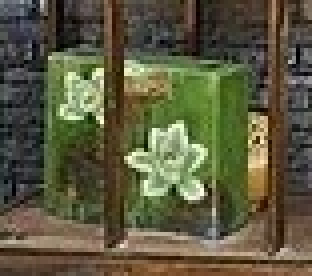
%> input picture code/FlowerBox.jpg, 78 x 69 px (shown 4 times larger)
$ octave SpecDemo.m   (GNU Octave 9; MATLAB toolbox functions it lacks are replaced by stand-ins)
%> lines starting %> are read from the running program, lines starting %| are printed output that depends on the picture
### code/normalize_image.m
function image = normalize_image(Im)
% Normalize image
image = double(Im);
image = image-min(image(:));
image = image/max(image(:));
image = image - mean(image(:));
end

### code/ChamProj.m
function res = ChamProj(f, lambda, params, PrevData)
%% Solves E(u) = J_TV(u) + Lambda/2 * ||u - f||^2
% This function evolves an image u[n] to u[n+1] based on a simple
% gradient descent method, using the functional:
%% input: f - input image; lambda - ratio between energies;
%% output: u - processed image;
%% example: u = AHMOD(f,lambda)

% parse inputs and defaults
if ~exist('params','var'), params=struct(); end
if ~isfield(params,'SmoothParam')
    params.SmoothParam.Derv_HWinSize = 3;
    params.SmoothParam.Derv_Sigma = 1.5;
    params.SmoothParam.ST_HWinSize = 3;
    params.SmoothParam.ST_Sigma = 1.5;
end
if ~isfield(params,'print'), params.print = 0; end
if ~isfield(params,'numIterations'), params.numIterations = 1000; end
if ~isfield(params,'TransformType'), params.TransformType = 'TV'; end
if ~isfield(params,'k'), params.k = 1; end
if ~isfield(params,'tau'), params.tau = 0.2; end
if ~isfield(params,'A') && ~strcmp(params.TransformType,'TV'), params.A = CalcA(f, params.k, params.SmoothParam); end

% code inits
[ny,nx]=size(f);
u = zeros(ny,nx);
if exist('PrevData') && isfield(PrevData,'px') && isfield(PrevData,'py')
	q = cat(3,PrevData.px,PrevData.py);
else
    q = zeros(ny,nx,2);
end

% algo inits
absVector = @(v) sqrt(sum(v.^2,3));
if strcmp(params.TransformType,'TV')
    grad_func = @ (u) grad(u);
    div_func = @ (q) div(q);
else
    grad_func = @ (u) gradA(params.A, u);
    div_func = @ (q) divA(params.A, q);
end
tau = params.tau;
lami=1/lambda;  % here the algorithm works with inverse of lambda

% epsilon1 = 1e-5;
% if (max(f(:))-min(f(:)))< epsilon1, params.numIterations = 100; end

for i=1:params.numIterations
    divP = div_func(q);
    G = grad_func(divP - f/lami);
    aG = absVector(G);
    q(:,:,1) = (q(:,:,1) + tau*G(:,:,1))./(1+tau*aG);
    q(:,:,2) = (q(:,:,2) + tau*G(:,:,2))./(1+tau*aG);
end

u_prev = f-lami*divP;
u=f-lami*div_func(q);

res.u = u;
res.lastErr = norm(u-u_prev)/norm(u);
res.PrevData.px = q(:,:,1);
res.PrevData.py = q(:,:,2);
end

### code/spec2D_evolve.m
function XTV = spec2D_evolve(f, Max_time, dt, params, PrevData)
% Computes TV spectrum of an image, returns S, time interval T, Phi(T)
% and residual image f_r (to be added in the reconstruction).
% params is an optional struct specifying numerical method and params
% Example: XTV = spec2D_evolve(f, Max_time, dt)

% parse inputs and defaults
if ~exist('params','var'), params=struct(); end
if ~isfield(params,'TransformType'), params.TransformType = 'TV'; end
if ~isfield(params,'NumericalMethod'), params.NumericalMethod = 'ChambolleProjection'; end
if ~isfield(params,'tau'), params.tau = 0.1; end
if ~isfield(params,'numIterations'), params.numIterations = 5000; end
if ~isfield(params,'UsePrevData'), params.UsePrevData = 1; end
if ~isfield(params,'maxError'), params.maxError = 0; end
if ~isfield(params,'CalcAInside'), params.CalcAInside = 0; end
if ~isfield(params,'scale'), params.scale = 1; end
if ~isfield(params,'k'), params.k = 1; end
if ~isfield(params,'verbose'), params.verbose = 1; end
if ~isfield(params,'SmoothParam')
    params.SmoothParam.Derv_HWinSize = 3;
    params.SmoothParam.Derv_Sigma = 1.5;
    params.SmoothParam.ST_HWinSize = 5;
    params.SmoothParam.ST_Sigma = 2;
end

% code inits
A=[];
Phi = zeros(size(f,1),size(f,2));
Zx = zeros(size(f,1),size(f,2));
Zy = zeros(size(f,1),size(f,2));

% algo inits
scale = params.scale;
mu = 1/(2*dt);
NumIter = round(Max_time/dt);
if strcmp(params.NumericalMethod,'ChambolleProjection')
    NumericalFunction = @ChamProj;
else
    NumericalFunction = @AHMOD;
end
if ~exist('PrevData','var'), PrevData=struct(); end
if ~isfield(PrevData,'Alast') && ~strcmp(params.TransformType,'TV')
    params.A = CalcA( f , params.k, params.SmoothParam);
elseif isfield(PrevData,'Alast')
    params.A = PrevData.Alast;
end
if ~isfield(PrevData,'ulast')
    u0 = f*scale;
else
    u0 = ulast;
end
%%%%%%%%%%%%%%%%%%%%%%%%%%%%%%%%%%%%%%%%%%%%%%%%%%%%%%%%%%%%%

res_first = NumericalFunction(f, 2*mu, params);
if params.UsePrevData
    res = NumericalFunction(res_first.u, 2*mu, params, res_first.PrevData);
else
    res = NumericalFunction(res_first.u, 2*mu, params);
end
u1 = res_first.u;
u2 = res.u;
Zx(:,:,1) = res_first.PrevData.px;
Zy(:,:,1) = res_first.PrevData.py;
Zx(:,:,2) = res.PrevData.px;
Zy(:,:,2) = res.PrevData.py;
u(:,:,1) = u0;
u(:,:,2) = u1;
u(:,:,3) = u2;

% setting waitbar
h = waitbar(0,'Please wait...','Name','Approximating XTV Flow...',...
            'CreateCancelBtn',...
            'setappdata(gcbf,''canceling'',1)');
setappdata(h,'canceling',0)

for i=1:NumIter
    startCyc = tic;
    ddu = (u0+u2-2*u1)/(dt*dt);
    t = i*dt;
    phi = ddu*t;
    Phi(:,:,i) = phi;
    S(i) = sum(abs(phi(:)));
    if (i<NumIter) % not last iteration
        u0=u1;
        u1=u2;
        if params.UsePrevData
            res = NumericalFunction(u2, 2*mu, params, res.PrevData);
        else
            res = NumericalFunction(u2, 2*mu, params);
        end
        u2 = res.u;
        Zx(:,:,i+2) = res.PrevData.px;
        Zy(:,:,i+2) = res.PrevData.py;
        lastErr(i+2) = res.lastErr;
        u(:,:,i+3) = u2;
        if params.CalcAInside == 1
            params.A = CalcA(u2 , params.k, params.SmoothParam);
        end
    end

    if getappdata(h,'canceling')
        NumIter = i;
        break
    end
    TCyc = toc(startCyc);
    rmnTotalTime = (NumIter - i)*TCyc;
    Hours = fix(rmnTotalTime/3600);
    Min = fix(mod(rmnTotalTime,3600)/60);
    Sec = fix(mod(rmnTotalTime,60));
    remainingTimeStr = [num2str(Hours,'%02d') ':' num2str(Min,'%02d') ':' num2str(Sec,'%02d')];
    if params.verbose > 1
        figure(100); plot((1:length(S))*dt,S);title('S(t)');
        figure(101); imagesc(u2);colorbar;title('u(t)');
    end
    waitbar(i/NumIter,h,['Iter ' num2str(i) ' Out of ' num2str(NumIter) '. Remaning Time: ' remainingTimeStr])
end
delete(h)

if params.verbose > 1
    figure(200); plot(lastErr);title('lastErr');
end

f_r = (NumIter+1)*u1-NumIter*u2;  % residual image
T = (1:NumIter)*dt;
% rescale
S = S/scale; Phi = Phi/scale; f_r = f_r/scale;u = u/scale;

for j=1:length(S)
    p(:,:,j) = (u(:,:,j)-u(:,:,j+1))./dt;
end

XTV.S = S;
XTV.T = T;
XTV.Phi = Phi;
XTV.u = u;
XTV.f_r = f_r;
XTV.lastErr = lastErr;
XTV.Zx = Zx;
XTV.Zy = Zy;
XTV.p = p;
XTV.params = params;
XTV.ScaleParam.dt = dt;
XTV.ScaleParam.Max_time = Max_time;
XTV.ScaleParam.NumIter = NumIter;
if exist('A')
    XTV.A = A;
end
end

### code/div.m
function divP = div(P)
    Px = P(:,:,1); Py = P(:,:,2);
	fx = Px-Px(:,[1 1:end-1]); fx(:,1) = Px(:,1); fx(:,end) = -Px(:,end-1);
	fy = Py-Py([1 1:end-1],:); fy(1,:) = Py(1,:); fy(end,:) = -Py(end-1,:);
    divP = fx+fy;
end

### code/grad.m
function dP = grad(P)
	fx = P(:,[2:end end])-P;
	fy = P([2:end end],:)-P;
    dP = cat(3,fx,fy);
end

### code/SpecDemo.m
%% Calculate the Spectrum Transform for the "FlowerBox" image
close('all','force')
clc
% Choose Transform Type
TransformType = 'TV';
% TransformType = 'A2TV';
NumericalMethod = 'ChambolleProjection';
% NumericalMethod = 'ChambollePock';

%% Perform the chosen Spectral Transform
image = normalize_image(rgb2gray(imread('FlowerBox.jpg')));
%> in normalize_image, `image = double(Im);`:
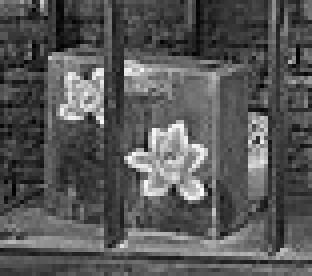
%> image: size 69x78 double (shown 4 times larger); min 0, max 252, mean 87.1
figure(1);imshow(image,[]);

if strcmp(TransformType, 'TV')
    Max_time = 2;
elseif strcmp(TransformType, 'A2TV')
    Max_time = 10;
end
Num_of_bands = 100;
dt = Max_time/Num_of_bands;

% define params
params.TransformType = TransformType;
params.NumericalMethod = NumericalMethod;
params.numIterations = 1000;

tic; XTV = spec2D_evolve(image, Max_time, dt, params);toc;  % evolve image
%> in spec2D_evolve, `res_first = NumericalFunction(f, 2*mu, params);`: res_first = {lastErr 1.22e-07}
%> in spec2D_evolve, `res = NumericalFunction(res_first.u, 2*mu, params, res_first.PrevData);`: res = {lastErr 1.89e-07}
%> in spec2D_evolve, `u2 = res.u;`:
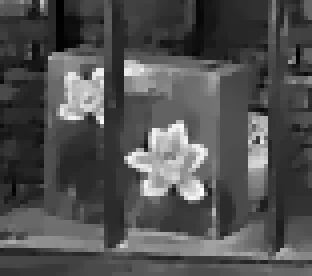
%> u2: size 69x78 double (shown 4 times larger); min -0.264, max 0.566, mean 1.45e-15; drawn with min black and max white
%> in spec2D_evolve, `Zx(:,:,1) = res_first.PrevData.px;`:
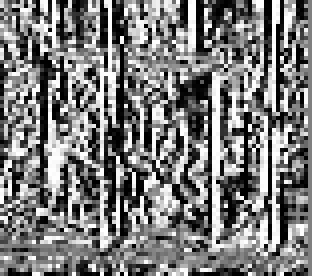
%> Zx: size 69x78 double (shown 4 times larger); min -1, max 1, mean -0.031; drawn with min black and max white
%> in spec2D_evolve, `Zy(:,:,1) = res_first.PrevData.py;`:
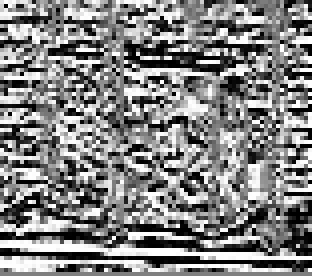
%> Zy: size 69x78 double (shown 4 times larger); min -1, max 1, mean 0.0246; drawn with min black and max white
%> in spec2D_evolve, `u(:,:,3) = u2;`:
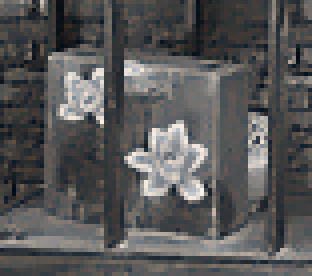
%> u: size 69x78x3 double (shown 4 times larger); mean R, G, B 1.49e-15, 1.45e-15, 1.44e-15; drawn with min black and max white
%> the loop in spec2D_evolve, `for i=1:NumIter` made 1 pass
%> res on pass 1: {lastErr 3.52e-07}
%> pass 1, in spec2D_evolve, `ddu = (u0+u2-2*u1)/(dt*dt);`:
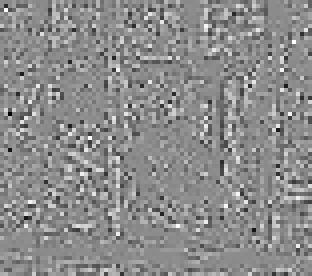
%> ddu: size 69x78 double (shown 4 times larger); min -169.8, max 139.2, mean 0; drawn with min black and max white
%> the run ends on the next line
